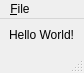
<ui version="4.0" >
 <class>MainWindow</class>
 <widget class="QMainWindow" name="MainWindow" >
  <property name="geometry" >
   <rect>
    <x>0</x>
    <y>0</y>
    <width>78</width>
    <height>70</height>
   </rect>
  </property>
  <property name="windowTitle" >
   <string>MainWindow</string>
  </property>
  <widget class="QWidget" name="centralwidget" >
   <layout class="QHBoxLayout" >
    <property name="spacing" >
     <number>6</number>
    </property>
    <property name="leftMargin" >
     <number>9</number>
    </property>
    <property name="topMargin" >
     <number>9</number>
    </property>
    <property name="rightMargin" >
     <number>9</number>
    </property>
    <property name="bottomMargin" >
     <number>9</number>
    </property>
    <item>
     <widget class="QLabel" name="label" >
      <property name="text" >
       <string>Hello World!</string>
      </property>
     </widget>
    </item>
   </layout>
  </widget>
  <widget class="QMenuBar" name="menubar" >
   <property name="geometry" >
    <rect>
     <x>0</x>
     <y>0</y>
     <width>78</width>
     <height>19</height>
    </rect>
   </property>
   <widget class="QMenu" name="menu_File" >
    <property name="title" >
     <string>&amp;File</string>
    </property>
   </widget>
   <addaction name="menu_File" />
  </widget>
  <widget class="QStatusBar" name="statusbar" />
  <action name="action_Quit" >
   <property name="text" >
    <string>&amp;Quit</string>
   </property>
  </action>
 </widget>
 <resources/>
 <connections/>
</ui>
